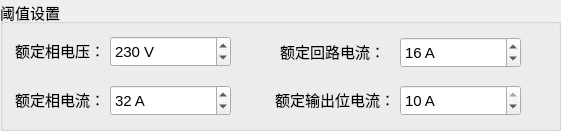
  <widget class="QGroupBox" name="groupBox_3">
   <property name="geometry">
    <rect>
     <x>0</x>
     <y>420</y>
     <width>561</width>
     <height>131</height>
    </rect>
   </property>
   <property name="font">
    <font>
     <pointsize>11</pointsize>
    </font>
   </property>
   <property name="title">
    <string>阈值设置</string>
   </property>
   <widget class="QSpinBox" name="phaseV">
    <property name="geometry">
     <rect>
      <x>110</x>
      <y>36</y>
      <width>121</width>
      <height>31</height>
     </rect>
    </property>
    <property name="font">
     <font>
      <pointsize>11</pointsize>
     </font>
    </property>
    <property name="buttonSymbols">
     <enum>QAbstractSpinBox::UpDownArrows</enum>
    </property>
    <property name="suffix">
     <string> V</string>
    </property>
    <property name="minimum">
     <number>220</number>
    </property>
    <property name="maximum">
     <number>240</number>
    </property>
    <property name="value">
     <number>230</number>
    </property>
   </widget>
   <widget class="QLabel" name="label_26">
    <property name="geometry">
     <rect>
      <x>-15</x>
      <y>35</y>
      <width>120</width>
      <height>31</height>
     </rect>
    </property>
    <property name="minimumSize">
     <size>
      <width>120</width>
      <height>0</height>
     </size>
    </property>
    <property name="maximumSize">
     <size>
      <width>120</width>
      <height>16777215</height>
     </size>
    </property>
    <property name="font">
     <font>
      <family>微软雅黑</family>
      <pointsize>11</pointsize>
     </font>
    </property>
    <property name="text">
     <string>额定相电压：</string>
    </property>
    <property name="alignment">
     <set>Qt::AlignRight|Qt::AlignTrailing|Qt::AlignVCenter</set>
    </property>
   </widget>
   <widget class="QSpinBox" name="bitCur">
    <property name="geometry">
     <rect>
      <x>400</x>
      <y>85</y>
      <width>121</width>
      <height>31</height>
     </rect>
    </property>
    <property name="font">
     <font>
      <pointsize>11</pointsize>
     </font>
    </property>
    <property name="suffix">
     <string> A</string>
    </property>
    <property name="minimum">
     <number>3</number>
    </property>
    <property name="maximum">
     <number>10</number>
    </property>
    <property name="value">
     <number>10</number>
    </property>
   </widget>
   <widget class="QLabel" name="label_27">
    <property name="geometry">
     <rect>
      <x>275</x>
      <y>84</y>
      <width>120</width>
      <height>31</height>
     </rect>
    </property>
    <property name="minimumSize">
     <size>
      <width>120</width>
      <height>0</height>
     </size>
    </property>
    <property name="maximumSize">
     <size>
      <width>120</width>
      <height>16777215</height>
     </size>
    </property>
    <property name="font">
     <font>
      <family>微软雅黑</family>
      <pointsize>11</pointsize>
     </font>
    </property>
    <property name="text">
     <string>额定输出位电流：</string>
    </property>
    <property name="alignment">
     <set>Qt::AlignRight|Qt::AlignTrailing|Qt::AlignVCenter</set>
    </property>
   </widget>
   <widget class="QSpinBox" name="circuitCur">
    <property name="geometry">
     <rect>
      <x>400</x>
      <y>37</y>
      <width>121</width>
      <height>31</height>
     </rect>
    </property>
    <property name="font">
     <font>
      <pointsize>11</pointsize>
     </font>
    </property>
    <property name="suffix">
     <string> A</string>
    </property>
    <property name="minimum">
     <number>10</number>
    </property>
    <property name="maximum">
     <number>30</number>
    </property>
    <property name="value">
     <number>16</number>
    </property>
   </widget>
   <widget class="QLabel" name="label_28">
    <property name="geometry">
     <rect>
      <x>265</x>
      <y>36</y>
      <width>120</width>
      <height>31</height>
     </rect>
    </property>
    <property name="minimumSize">
     <size>
      <width>120</width>
      <height>0</height>
     </size>
    </property>
    <property name="maximumSize">
     <size>
      <width>120</width>
      <height>16777215</height>
     </size>
    </property>
    <property name="font">
     <font>
      <family>微软雅黑</family>
      <pointsize>11</pointsize>
     </font>
    </property>
    <property name="text">
     <string>额定回路电流：</string>
    </property>
    <property name="alignment">
     <set>Qt::AlignRight|Qt::AlignTrailing|Qt::AlignVCenter</set>
    </property>
   </widget>
   <widget class="QSpinBox" name="phaseCur">
    <property name="geometry">
     <rect>
      <x>110</x>
      <y>85</y>
      <width>121</width>
      <height>31</height>
     </rect>
    </property>
    <property name="font">
     <font>
      <pointsize>11</pointsize>
     </font>
    </property>
    <property name="suffix">
     <string> A</string>
    </property>
    <property name="minimum">
     <number>30</number>
    </property>
    <property name="maximum">
     <number>60</number>
    </property>
    <property name="value">
     <number>32</number>
    </property>
   </widget>
   <widget class="QLabel" name="label_29">
    <property name="geometry">
     <rect>
      <x>-15</x>
      <y>84</y>
      <width>120</width>
      <height>31</height>
     </rect>
    </property>
    <property name="minimumSize">
     <size>
      <width>120</width>
      <height>0</height>
     </size>
    </property>
    <property name="maximumSize">
     <size>
      <width>120</width>
      <height>16777215</height>
     </size>
    </property>
    <property name="font">
     <font>
      <family>微软雅黑</family>
      <pointsize>11</pointsize>
     </font>
    </property>
    <property name="text">
     <string>额定相电流：</string>
    </property>
    <property name="alignment">
     <set>Qt::AlignRight|Qt::AlignTrailing|Qt::AlignVCenter</set>
    </property>
   </widget>
  </widget>
